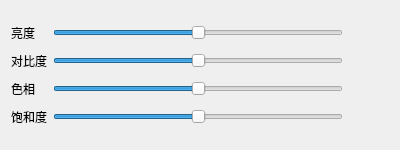
<?xml version="1.0" encoding="UTF-8"?>
<ui version="4.0">
 <class>OptionDialog</class>
 <widget class="QDialog" name="OptionDialog">
  <property name="geometry">
   <rect>
    <x>0</x>
    <y>0</y>
    <width>400</width>
    <height>150</height>
   </rect>
  </property>
  <property name="minimumSize">
   <size>
    <width>400</width>
    <height>150</height>
   </size>
  </property>
  <property name="maximumSize">
   <size>
    <width>400</width>
    <height>150</height>
   </size>
  </property>
  <property name="windowTitle">
   <string>OptionDialog</string>
  </property>
  <layout class="QGridLayout" name="gridLayout_2">
   <item row="0" column="0">
    <layout class="QGridLayout" name="gridLayout">
     <item row="0" column="0">
      <widget class="QLabel" name="label">
       <property name="text">
        <string>亮度</string>
       </property>
      </widget>
     </item>
     <item row="0" column="1">
      <widget class="QSlider" name="brightnessSlider">
       <property name="minimum">
        <number>-100</number>
       </property>
       <property name="maximum">
        <number>100</number>
       </property>
       <property name="orientation">
        <enum>Qt::Horizontal</enum>
       </property>
      </widget>
     </item>
     <item row="0" column="2">
      <widget class="QPushButton" name="brightnessDefaultBtn">
       <property name="text">
        <string/>
       </property>
       <property name="icon">
        <iconset resource="VideoPlayerX.qrc">
         <normaloff>:/VideoPlayerX/res/复原.png</normaloff>:/VideoPlayerX/res/复原.png</iconset>
       </property>
       <property name="iconSize">
        <size>
         <width>20</width>
         <height>20</height>
        </size>
       </property>
       <property name="flat">
        <bool>true</bool>
       </property>
      </widget>
     </item>
     <item row="1" column="0">
      <widget class="QLabel" name="label_2">
       <property name="text">
        <string>对比度</string>
       </property>
      </widget>
     </item>
     <item row="1" column="1">
      <widget class="QSlider" name="contrastSlider">
       <property name="minimum">
        <number>-100</number>
       </property>
       <property name="maximum">
        <number>100</number>
       </property>
       <property name="orientation">
        <enum>Qt::Horizontal</enum>
       </property>
      </widget>
     </item>
     <item row="1" column="2">
      <widget class="QPushButton" name="contrastDefaultBtn">
       <property name="text">
        <string/>
       </property>
       <property name="icon">
        <iconset resource="VideoPlayerX.qrc">
         <normaloff>:/VideoPlayerX/res/复原.png</normaloff>:/VideoPlayerX/res/复原.png</iconset>
       </property>
       <property name="iconSize">
        <size>
         <width>20</width>
         <height>20</height>
        </size>
       </property>
       <property name="flat">
        <bool>true</bool>
       </property>
      </widget>
     </item>
     <item row="2" column="0">
      <widget class="QLabel" name="label_3">
       <property name="text">
        <string>色相</string>
       </property>
      </widget>
     </item>
     <item row="2" column="1">
      <widget class="QSlider" name="hueSlider">
       <property name="minimum">
        <number>-100</number>
       </property>
       <property name="maximum">
        <number>100</number>
       </property>
       <property name="orientation">
        <enum>Qt::Horizontal</enum>
       </property>
      </widget>
     </item>
     <item row="2" column="2">
      <widget class="QPushButton" name="hueDefaultBtn">
       <property name="text">
        <string/>
       </property>
       <property name="icon">
        <iconset resource="VideoPlayerX.qrc">
         <normaloff>:/VideoPlayerX/res/复原.png</normaloff>:/VideoPlayerX/res/复原.png</iconset>
       </property>
       <property name="iconSize">
        <size>
         <width>20</width>
         <height>20</height>
        </size>
       </property>
       <property name="flat">
        <bool>true</bool>
       </property>
      </widget>
     </item>
     <item row="3" column="0">
      <widget class="QLabel" name="label_4">
       <property name="text">
        <string>饱和度</string>
       </property>
      </widget>
     </item>
     <item row="3" column="1">
      <widget class="QSlider" name="saturationSlider">
       <property name="minimum">
        <number>-100</number>
       </property>
       <property name="maximum">
        <number>100</number>
       </property>
       <property name="orientation">
        <enum>Qt::Horizontal</enum>
       </property>
      </widget>
     </item>
     <item row="3" column="2">
      <widget class="QPushButton" name="saturationDefaultBtn">
       <property name="text">
        <string/>
       </property>
       <property name="icon">
        <iconset resource="VideoPlayerX.qrc">
         <normaloff>:/VideoPlayerX/res/复原.png</normaloff>:/VideoPlayerX/res/复原.png</iconset>
       </property>
       <property name="iconSize">
        <size>
         <width>20</width>
         <height>20</height>
        </size>
       </property>
       <property name="flat">
        <bool>true</bool>
       </property>
      </widget>
     </item>
    </layout>
   </item>
  </layout>
 </widget>
 <layoutdefault spacing="6" margin="11"/>
 <resources>
  <include location="VideoPlayerX.qrc"/>
 </resources>
 <connections/>
</ui>
